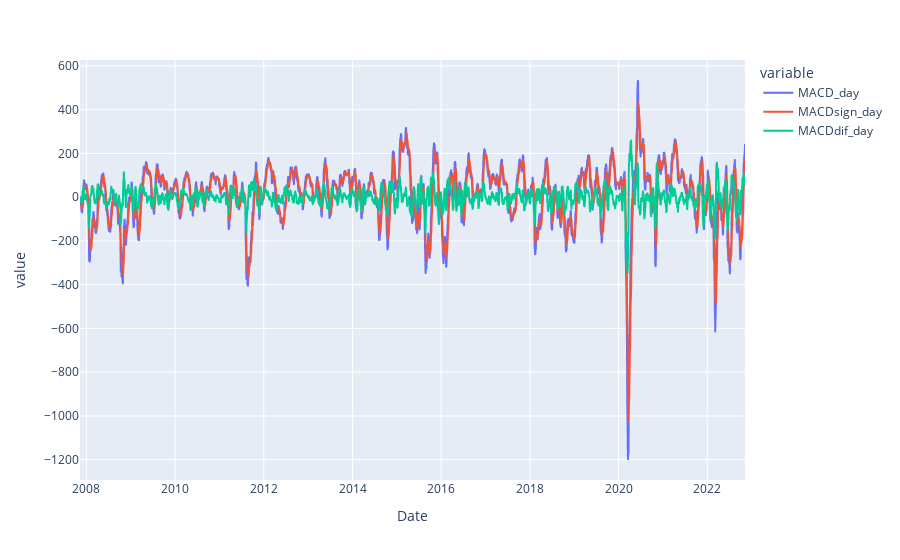
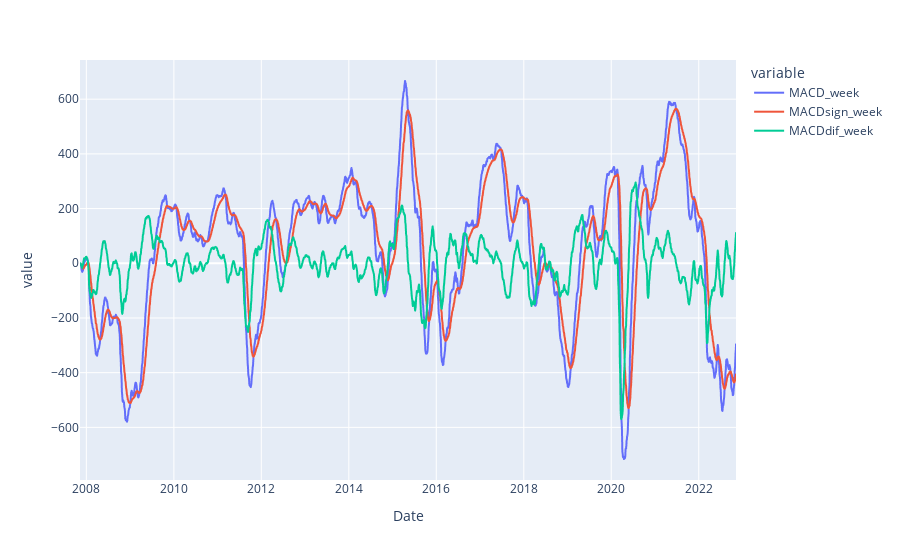
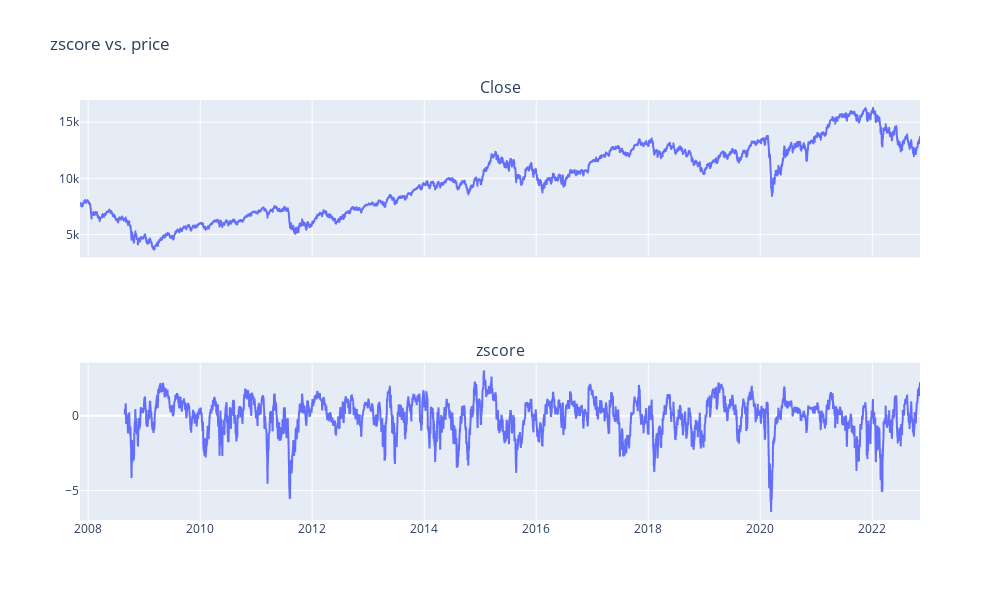
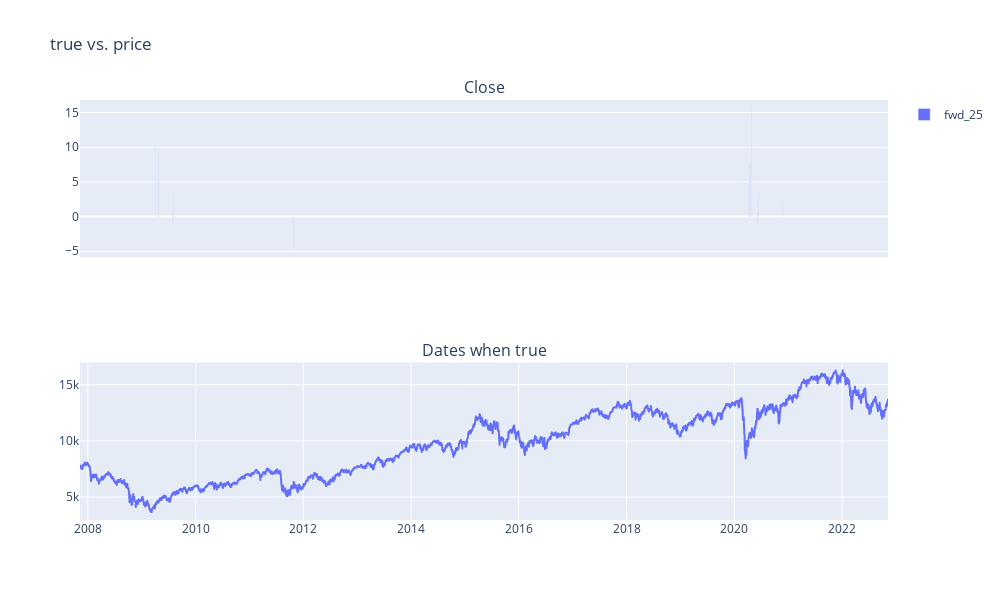

The notebook cell saved with these charts, in order:
### Code cell
#main(stock,          back_gap, fwd_gap, threshold rendite backward, threshold renidte forward,comment )
universe = "Indices"
stock = "^GDAXI"



ccc = main(stock, universe,  t_bwd   ,  t_fwd       , r_bwd , roll_window, rational)

### Figure 1 — Plotly figure (JSON) as saved in the notebook; plotly's stock layout.template omitted (floating-point values rounded to 4 significant figures; data arrays with more than 128 entries replaced by an {"elided": "..."} marker saying what was removed)
{"data": [{"hovertemplate": "variable=MACD_day<br>Date=%{x}<br>value=%{y}<extra></extra>", "legendgroup": "MACD_day", "line": {"color": "#636efa", "dash": "solid"}, "marker": {"symbol": "circle"}, "mode": "lines", "name": "MACD_day", "showlegend": true, "type": "scattergl", "x": {"elided": "3801 str values"}, "xaxis": "x", "y": {"elided": "3801 float values"}, "yaxis": "y"}, {"hovertemplate": "variable=MACDsign_day<br>Date=%{x}<br>value=%{y}<extra></extra>", "legendgroup": "MACDsign_day", "line": {"color": "#EF553B", "dash": "solid"}, "marker": {"symbol": "circle"}, "mode": "lines", "name": "MACDsign_day", "showlegend": true, "type": "scattergl", "x": {"elided": "3801 str values"}, "xaxis": "x", "y": {"elided": "3801 float values"}, "yaxis": "y"}, {"hovertemplate": "variable=MACDdif_day<br>Date=%{x}<br>value=%{y}<extra></extra>", "legendgroup": "MACDdif_day", "line": {"color": "#00cc96", "dash": "solid"}, "marker": {"symbol": "circle"}, "mode": "lines", "name": "MACDdif_day", "showlegend": true, "type": "scattergl", "x": {"elided": "3801 str values"}, "xaxis": "x", "y": {"elided": "3801 float values"}, "yaxis": "y"}], "layout": {"legend": {"title": {"text": "variable"}, "tracegroupgap": 0}, "margin": {"t": 60}, "xaxis": {"anchor": "y", "domain": [0, 1], "title": {"text": "Date"}}, "yaxis": {"anchor": "x", "domain": [0, 1], "title": {"text": "value"}}}}

### Figure 2 — Plotly figure (JSON) as saved in the notebook; plotly's stock layout.template omitted (floating-point values rounded to 4 significant figures; data arrays with more than 128 entries replaced by an {"elided": "..."} marker saying what was removed)
{"data": [{"hovertemplate": "variable=MACD_week<br>Date=%{x}<br>value=%{y}<extra></extra>", "legendgroup": "MACD_week", "line": {"color": "#636efa", "dash": "solid"}, "marker": {"symbol": "circle"}, "mode": "lines", "name": "MACD_week", "showlegend": true, "type": "scattergl", "x": {"elided": "3801 str values"}, "xaxis": "x", "y": {"elided": "3801 float values"}, "yaxis": "y"}, {"hovertemplate": "variable=MACDsign_week<br>Date=%{x}<br>value=%{y}<extra></extra>", "legendgroup": "MACDsign_week", "line": {"color": "#EF553B", "dash": "solid"}, "marker": {"symbol": "circle"}, "mode": "lines", "name": "MACDsign_week", "showlegend": true, "type": "scattergl", "x": {"elided": "3801 str values"}, "xaxis": "x", "y": {"elided": "3801 float values"}, "yaxis": "y"}, {"hovertemplate": "variable=MACDdif_week<br>Date=%{x}<br>value=%{y}<extra></extra>", "legendgroup": "MACDdif_week", "line": {"color": "#00cc96", "dash": "solid"}, "marker": {"symbol": "circle"}, "mode": "lines", "name": "MACDdif_week", "showlegend": true, "type": "scattergl", "x": {"elided": "3801 str values"}, "xaxis": "x", "y": {"elided": "3801 float values"}, "yaxis": "y"}], "layout": {"legend": {"title": {"text": "variable"}, "tracegroupgap": 0}, "margin": {"t": 60}, "xaxis": {"anchor": "y", "domain": [0, 1], "title": {"text": "Date"}}, "yaxis": {"anchor": "x", "domain": [0, 1], "title": {"text": "value"}}}}

### Figure 3 — Plotly figure (JSON) as saved in the notebook; plotly's stock layout.template omitted (floating-point values rounded to 4 significant figures; data arrays with more than 128 entries replaced by an {"elided": "..."} marker saying what was removed)
{"data": [{"hovertemplate": "Date=%{x}<br>z-score=%{y}<extra></extra>", "legendgroup": "", "line": {"color": "#636efa", "dash": "solid"}, "marker": {"symbol": "circle"}, "mode": "lines", "name": "", "showlegend": false, "type": "scattergl", "x": {"elided": "3801 str values"}, "xaxis": "x2", "y": {"elided": "3801 float values"}, "yaxis": "y2"}, {"hovertemplate": "Date=%{x}<br>Close=%{y}<extra></extra>", "legendgroup": "", "line": {"color": "#636efa", "dash": "solid"}, "marker": {"symbol": "circle"}, "mode": "lines", "name": "", "showlegend": false, "type": "scattergl", "x": {"elided": "3801 str values"}, "xaxis": "x", "y": {"elided": "3801 float values"}, "yaxis": "y"}], "layout": {"annotations": [{"font": {"size": 16}, "showarrow": false, "text": "Close", "x": 0.5, "xanchor": "center", "xref": "paper", "y": 1, "yanchor": "bottom", "yref": "paper"}, {"font": {"size": 16}, "showarrow": false, "text": "zscore", "x": 0.5, "xanchor": "center", "xref": "paper", "y": 0.375, "yanchor": "bottom", "yref": "paper"}], "height": 600, "title": {"text": "zscore vs. price"}, "width": 1000, "xaxis": {"anchor": "y", "domain": [0, 1], "matches": "x2", "showticklabels": false}, "xaxis2": {"anchor": "y2", "domain": [0, 1]}, "yaxis": {"anchor": "x", "domain": [0.625, 1]}, "yaxis2": {"anchor": "x2", "domain": [0, 0.375]}}}

### Figure 4 — Plotly figure (JSON) as saved in the notebook; plotly's stock layout.template omitted (floating-point values rounded to 4 significant figures; data arrays with more than 128 entries replaced by an {"elided": "..."} marker saying what was removed)
{"data": [{"alignmentgroup": "True", "hovertemplate": "variable=fwd_25<br>Date=%{x}<br>value=%{y}<extra></extra>", "legendgroup": "fwd_25", "marker": {"color": "#636efa", "pattern": {"shape": ""}}, "name": "fwd_25", "offsetgroup": "fwd_25", "orientation": "v", "showlegend": true, "textposition": "auto", "type": "bar", "x": ["2009-04-02T00:00:00", "2009-04-17T00:00:00", "2009-04-27T00:00:00", "2009-07-30T00:00:00", "2009-07-31T00:00:00", "2009-08-03T00:00:00", "2009-08-04T00:00:00", "2009-08-05T00:00:00", "2011-10-27T00:00:00", "2011-10-28T00:00:00", "2020-04-09T00:00:00", "2020-04-14T00:00:00", "2020-04-15T00:00:00", "2020-04-16T00:00:00", "2020-04-17T00:00:00", "2020-04-20T00:00:00", "2020-04-29T00:00:00", "2020-06-03T00:00:00", "2020-06-05T00:00:00", "2020-06-08T00:00:00", "2020-06-09T00:00:00", "2020-06-10T00:00:00", "2020-11-25T00:00:00"], "xaxis": "x", "y": [10.78, 5.166, 9.586, -1.105, 0.9807, 0.6755, 1.195, 4.133, -4.764, -4.184, 4.833, 4.928, 7.648, 7.497, 7.204, 7.763, 15.66, 0.05965, -1.665, -0.153, 0.629, 3.199, 2.72], "yaxis": "y"}, {"hovertemplate": "Date=%{x}<br>Close=%{y}<extra></extra>", "legendgroup": "", "line": {"color": "#636efa", "dash": "solid"}, "marker": {"symbol": "circle"}, "mode": "lines", "name": "", "showlegend": false, "type": "scattergl", "x": {"elided": "3801 str values"}, "xaxis": "x2", "y": {"elided": "3801 float values"}, "yaxis": "y2"}], "layout": {"annotations": [{"font": {"size": 16}, "showarrow": false, "text": "Close", "x": 0.5, "xanchor": "center", "xref": "paper", "y": 1, "yanchor": "bottom", "yref": "paper"}, {"font": {"size": 16}, "showarrow": false, "text": "Dates when true", "x": 0.5, "xanchor": "center", "xref": "paper", "y": 0.375, "yanchor": "bottom", "yref": "paper"}], "height": 600, "title": {"text": "true vs. price"}, "width": 1000, "xaxis": {"anchor": "y", "domain": [0, 1], "matches": "x2", "showticklabels": false}, "xaxis2": {"anchor": "y2", "domain": [0, 1]}, "yaxis": {"anchor": "x", "domain": [0.625, 1]}, "yaxis2": {"anchor": "x2", "domain": [0, 0.375]}}}
